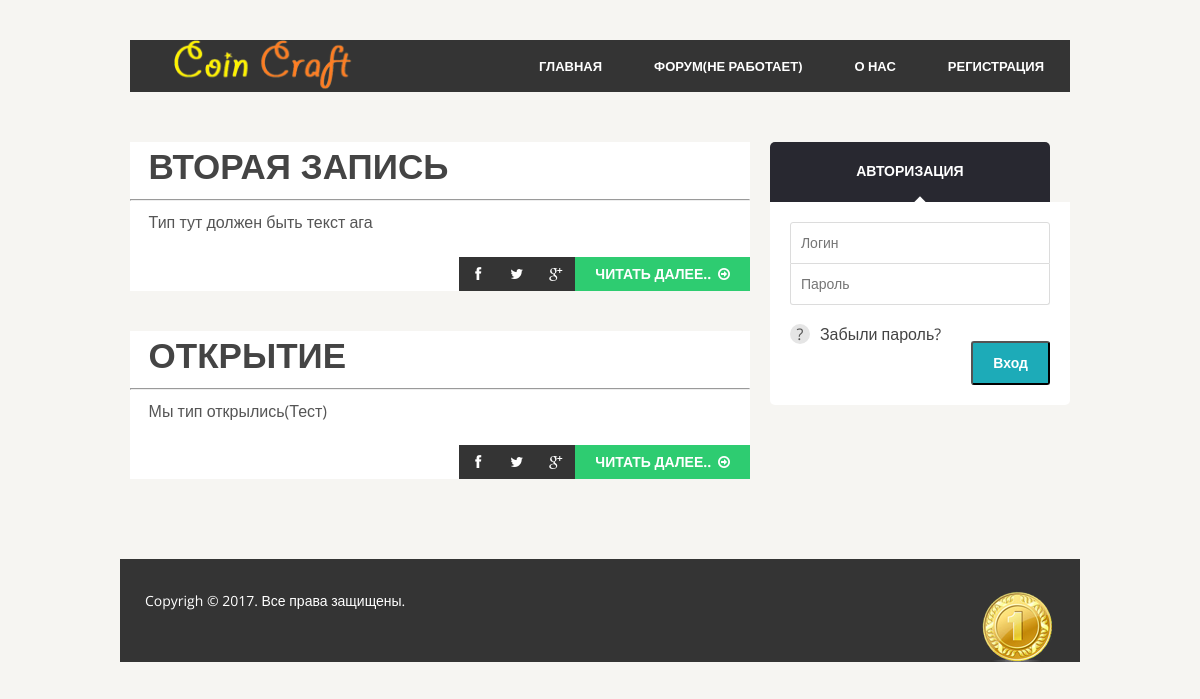
The page / on the database its author committed.
### news/models.py (models this page shows, shortened)
class Post(models.Model):
    author = models.ForeignKey('auth.User', on_delete=models.CASCADE)
    title = models.CharField(max_length=200)
    text = models.TextField()
    created_date = models.DateTimeField(
            default=timezone.now)
    published_date = models.DateTimeField(
            blank=True, null=True)

### news/views.py (the view)
# urls.py: url(r'^$', views.post_list, name='post_list'),
def post_list(request):
    posts = Post.objects.filter(published_date__lte=timezone.now()).order_by('published_date')
    return render(request, 'news/post_list.html', {'posts': posts})

### news/templates/news/post_list.html (shortened to what this page needs)
{% extends 'news/base.html' %}
{% block content %}
 {% for post in posts %}
  <div class="post">
    <h1 style="padding-left:3%"><a href="{% url 'post_detail' pk=post.pk %}" class="title">{{ post.title }}</a></h1>
    <hr/>
    <p style="padding-left:3%">{{ post.text|linebreaksbr }}</p>
    <ul class="post-social">
    <li>
        <a href="#" target="_blank">
            <i class="fa fa-facebook"></i>
        </a>
        </li>
        <li>
            <a href="#" target="_blank">
                <i class="fa fa-twitter"></i>
            </a>
        </li>
        <li>
            <a href="#" target="_blank">
                <i class="fa fa-google-plus"></i>
            </a>
        </li>
        <li>
            <a href="{% url 'post_detail' pk=post.pk %}" class="readmore"> Читать далее.. <i class="fa fa-arrow-circle-o-right"></i></a>
        </li>
        </ul>
  </div>
 {% endfor %}
{% endblock %}

### news/static/css/css/style.css (style rules this page uses)
body { background:#f6f5f2; font-family: 'Open Sans', sans-serif; padding-top:30px; padding-bottom:30px; }
h1,h2,h3,h4,h5,h6 { font-family: 'Montserrat', sans-serif; text-transform:uppercase; font-weight:700; line-height:1.4em; color:#555555; }
h1 { font-size:35px; }
p { font-size:16px; line-height:1.7em; color:#555555; margin-bottom:20px; }
a { color:#444444; text-decoration:none; }
.post { background:#FFFFFF; margin-bottom:40px; }
.post .readmore { text-transform:uppercase; font-weight:700; }
.post .post-social .readmore { background:#2980b9; padding-left:20px; padding-right:20px; }
.post .readmore i { font-size:14px; margin-left:3px; }
.post .post-social { float:right; }
.post .post-social li:first-child a { padding-left:16px; padding-right:16px; }
.post .post-social li { float:left; font-size:14px; }
.post .post-social a { background:#343434; color:#FFFFFF; padding:10px; padding-left:13px; padding-right:13px; display:inline-block }

### news/static/css/css/color/green.css (style rules this page uses)
.post .post-social .readmore { background:#2ecc71; }

### news/static/css/css/responsive.css (style rules this page uses)
html { -webkit-text-size-adjust: none; }

### rows shown on the page
Post: title "ВТОРАЯ ЗАПИСЬ", text "Тип тут должен быть текст ага"
Post: title "ОТКРЫТИЕ", text "Мы тип открылись(Тест)"
